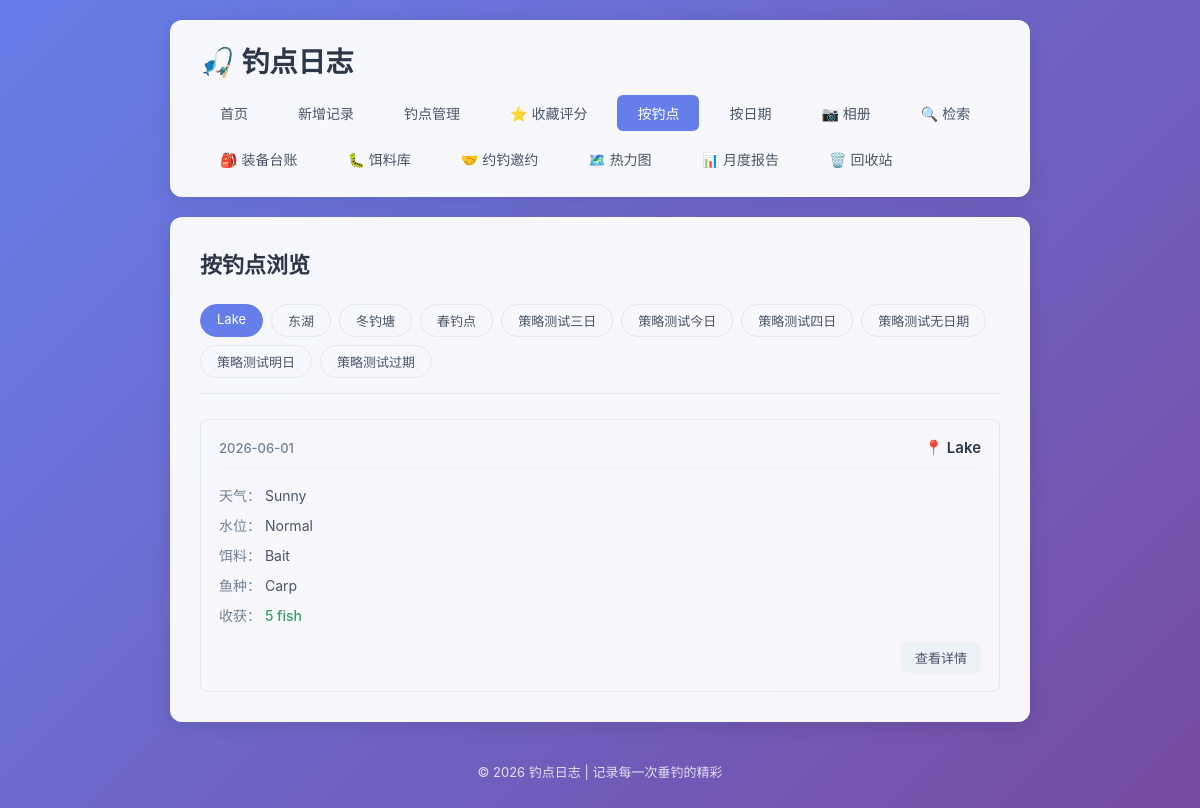
/by-spot, run on the app's committed database.
### tables this page shows
CREATE TABLE fishing_logs (
            id INTEGER PRIMARY KEY AUTOINCREMENT,
            spot TEXT NOT NULL,
            weather TEXT NOT NULL,
            water_level TEXT NOT NULL,
            bait TEXT NOT NULL,
            fish_species TEXT NOT NULL,
            harvest TEXT NOT NULL,
            next_strategy TEXT,
            created_at DATE NOT NULL
        , temperature TEXT, humidity TEXT, wind TEXT, deleted_at TIMESTAMP, next_strategy_date DATE);

### app.py (the view)
@app.route('/by-spot')
def by_spot():
    conn = get_db()
    spots = conn.execute('SELECT DISTINCT spot FROM fishing_logs WHERE deleted_at IS NULL ORDER BY spot').fetchall()
    spot_list = [row['spot'] for row in spots]
    selected_spot = request.args.get('spot', spot_list[0] if spot_list else None)
    logs = []
    log_photos_dict = {}
    if selected_spot:
        log_rows = conn.execute(
            'SELECT * FROM fishing_logs WHERE spot = ? AND deleted_at IS NULL ORDER BY created_at DESC, id DESC',
            (selected_spot,)
        ).fetchall()
        logs = [dict(row) for row in log_rows]
        log_ids = [log['id'] for log in logs]
        if log_ids:
            placeholders = ','.join('?' * len(log_ids))
            photo_rows = conn.execute(
                f'SELECT * FROM log_photos WHERE log_id IN ({placeholders}) ORDER BY log_id, sort_order, id',
                log_ids
            ).fetchall()
            for photo in photo_rows:
                p = dict(photo)
                p['url'] = f'/static/uploads/{p["filename"]}'
                if p['log_id'] not in log_photos_dict:
                    log_photos_dict[p['log_id']] = []
                log_photos_dict[p['log_id']].append(p)
        for log in logs:
            log['photos'] = log_photos_dict.get(log['id'], [])
            log['photo_count'] = len(log['photos'])
    conn.close()
    return render_template('by_spot.html', spot_list=spot_list, selected_spot=selected_spot, logs=logs)

### app.py (called while the page is built)
def get_db():
    conn = sqlite3.connect(DB_PATH)
    conn.row_factory = sqlite3.Row
    return conn

### templates/by_spot.html (shortened to what this page needs)
{% extends 'base.html' %}
{% block content %}
    <div class="page-header">
        <h2>按钓点浏览</h2>
    </div>
    {% if spot_list %}
        <div class="filter-bar">
            {% for spot in spot_list %}
                <a href="{{ url_for('by_spot', spot=spot) }}"
                   class="filter-btn {% if spot == selected_spot %}active{% endif %}">
                    {{ spot }}
                </a>
            {% endfor %}
        </div>
        {% if logs %}
            <div class="log-list">
                {% for log in logs %}
                    <div class="log-card">
                        <div class="log-header">
                            <span class="log-date">{{ log['created_at'] }}</span>
                            <span class="log-spot">📍 {{ log['spot'] }}</span>
                        </div>
                        <div class="log-body">
                            <div class="log-row">
                                <span class="label">天气：</span>
                                <span>{{ log['weather'] }}</span>
                            </div>
                            <div class="log-row">
                                <span class="label">水位：</span>
                                <span>{{ log['water_level'] }}</span>
                            </div>
                            <div class="log-row">
                                <span class="label">饵料：</span>
                                <span>{{ log['bait'] }}</span>
                            </div>
                            <div class="log-row">
                                <span class="label">鱼种：</span>
                                <span>{{ log['fish_species'] }}</span>
                            </div>
                            <div class="log-row">
                                <span class="label">收获：</span>
                                <span class="harvest">{{ log['harvest'] }}</span>
                            </div>
                        </div>
                        <div class="log-footer">
                            <a href="{{ url_for('log_detail', log_id=log['id']) }}" class="btn btn-small">查看详情</a>
                        </div>
                    </div>
                {% endfor %}
            </div>
        {% else %}
            <div class="empty-state">
                <p>该钓点暂无记录</p>
            </div>
        {% endif %}
    {% else %}
        <div class="empty-state">
            <p>还没有任何钓点记录</p>
            <a href="{{ url_for('add_log') }}" class="btn btn-primary">+ 新增记录</a>
        </div>
    {% endif %}
{% endblock %}

### data on the page
fishing_logs: spot "策略测试三日"
fishing_logs: spot "策略测试今日"
fishing_logs: spot "策略测试四日"
fishing_logs: spot "策略测试无日期"
fishing_logs: spot "策略测试明日"
fishing_logs: spot "策略测试过期"
fishing_logs: created_at "2026-06-01", spot "Lake", weather "Sunny", water_level "Normal", bait "Bait", fish_species "Carp", harvest "5 fish"

### other printed values
{{ spot }} "Lake" "东湖" "冬钓塘" "春钓点"
